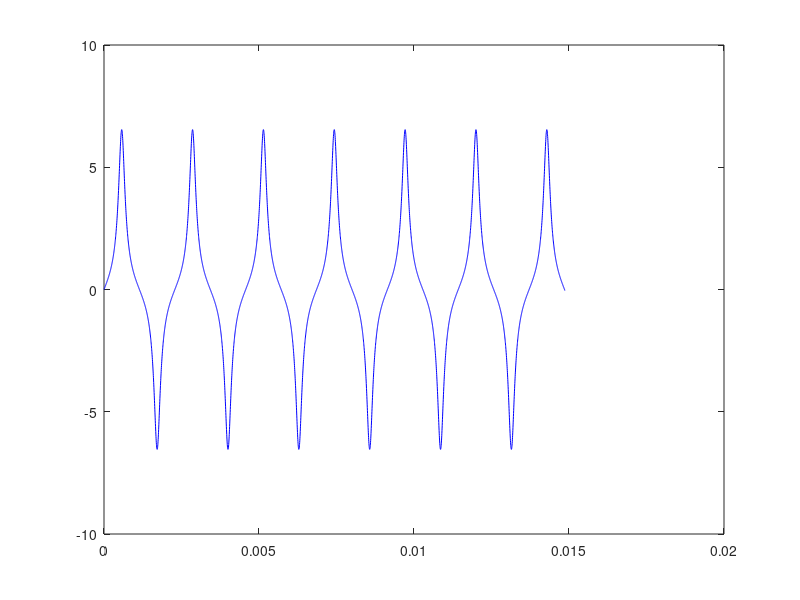

Reproduce this figure in MATLAB.
clc 
clear all;
% konstanter
C = 5e-7;
L_0 = 0.7;
I_0 = 1;
period = 2*pi*sqrt(C*L_0);

L = @(i) L_0*((I_0^2)/(I_0^2 + i^2));
d_L = @(i, d_i) (-2*L_0*I_0^2*i*d_i)/((I_0^2 + i^2)^2);

% % Systemet av ODE
% d_u = @(i) -i/C;
% d_i = @(u, i) u/L(i);
% 
% % Vektorvärda funktionen y = [u;i]
% F = @(y) [d_u(y(1));d_i(y(1), y(2))];

% Vektorvärd funktion y = [i;i']
F = @(y) [y(2);((-y(1)*I_0^2-y(1)^3)/(C*L_0*I_0^2) + (2*y(1)*y(2)^2)/(I_0^2 + y(1)^2))];


% Runge kutta helper funktioner
s1 = @(y) F(y);
s2 = @(y, h) F(y + (h/2)*s1(y));
s3 = @(y, h) F(y + (h/2)*s2(y, h));
s4 = @(y, h) F(y + h*s3(y, h));

% Runge kutta 4
theta = @(y,h) y + (h/6)*(s1(y) + 2*s2(y, h) + 2*s3(y,h ) + s4(y, h));

% startvärden
I = 0;
U_0 = 2300;
d_I = U_0/L_0;
d_U = -I/C;
y = [I;d_I];

% steglängd
h = period/1000;

ts = [0:h:period*4];
ys = zeros(2, size(ts, 2));
for x = [1:size(ts, 2)]
    ys(:,x) = y;
    y = theta(y, h);
end
   
%plot(ts, ys(1,:), '-r');
%hold on
plot(ts, ys(1,:), '-b');
hold on
    
    
    
    
    
    
    